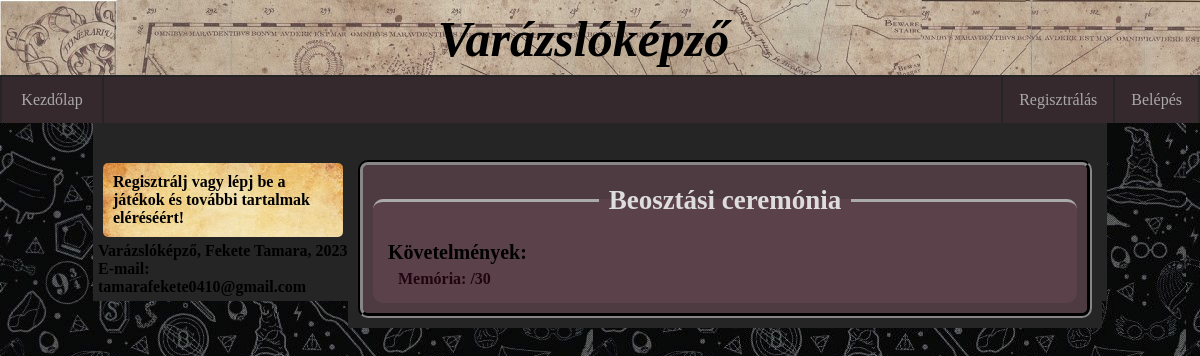
Screenshot of /missions.php with the database file from the repository.
### tables this page shows
CREATE TABLE `quests` (
  `id` int(11) NOT NULL,
  `name` varchar(30) NOT NULL,
  `file` varchar(30) NOT NULL,
  `housereq` varchar(20) NOT NULL,
  `memoryreq` int(11) NOT NULL,
  `spellreq` int(11) DEFAULT NULL,
  `questreq` int(11) DEFAULT NULL
);

### missions.php (the view, shortened to what this page needs)
<!DOCTYPE html>
<html>
<head>
<link rel="stylesheet" type="text/css" href="style.css"/>
</head>
<body>
<div id="header">
<h1>Varázslóképző</h1>
</div>
<?php
include 'topnav.php';
?>
<div id="wrap">
<?php
include 'sidenav.php';
?>
<div id="tartalom">
<?php
include ("adat.php");
$eredmeny = $kapcs -> query("SELECT * FROM quests ");
$d = mysqli_num_rows($eredmeny);
$mem = $kapcs ->query("SELECT memory FROM profil WHERE username = '".$_SESSION['user']."'");
$mem = $mem->fetch_assoc();
while($sor = $eredmeny->fetch_assoc()){
	if($sor['questreq']!=NULL){
	$q = "SELECT quest_id FROM finished_quest WHERE user = '".$_SESSION['user']."' AND quest_id = '".$sor['questreq']."'";
	$q = mysqli_query($kapcs, $q);
	$q = mysqli_num_rows($q);
	}
	else $q=1;
	if(str_contains($sor['housereq'], $_SESSION['house']) && $q){
		$search = $kapcs -> query("SELECT * FROM finished_quest WHERE user = '".$_SESSION['user']."' AND quest_id = '".$sor['id']."'");
		$m = mysqli_num_rows($search);
		if($m>0) echo '<div class="queststart_finished">';
		else echo '<div class="queststart">';
	echo '<fieldset><legend><b>';
	echo $sor['name'].'</b></legend><b>';
	if($sor['memoryreq']>0 or $sor['spellreq']!=NULL) echo '<h3>Követelmények:</h3>';
	if($sor['memoryreq']>$mem['memory'])
		echo '<p>Memória: '.$mem['memory'].'/'.$sor['memoryreq'].'</p>';
	else {
		if($sor['memoryreq']>0) echo '<p>✓Memória</p>';
	}
	echo '</div>';
	}
	else $d--;
}
?>
</div>
<div id="footer">
<p>Varázslóképző, Fekete Tamara, 2023</p>
<p>E-mail: tamarafekete0410@gmail.com</p>
</div>
</div>
</body>
</html>

### style.css (style rules this page uses)
* { padding: 0; margin: 0; }
body { background-image: url("images/pattern.jpg"); padding: 0; margin: 0; }
#wrap { padding: 5px; background: #252525; width: 1004px; margin: auto; }
#header { background-image: url("images/back.jpg"); width: max; height: 75px; }
#header h1 { text-align: center; font-size: 50px; padding: 10px 33px 0 0; font-family: Book Antiqua; font-style: italic; }
#tartalom { float: right; width: 734px; padding: 10px; margin-top: 22px; background:#252525; height: 100%; }
#KK, #FO, #LAK, #LAF, h1 { text-align: center; margin-bottom: 20px; }
#tartalom p { color: #696969; font-size: 16px; text-align: right; line-height: 1.2; }
legend { color: #EEEEEE; padding: 10px; font-size: 20px; }
fieldset { border: 3px solid #EEEEEE; border-radius: 10px; background-color: rgba(96, 101, 105, 0.5); }
.queststart { background-color:rgba(120, 80, 95, 0.5); border: 5px groove #333333; border-radius: 10px; font-family: "Garamond"; }
.queststart legend, .queststart_finished legend { padding: 10px; text-align: center; font-size: 27px; color: #dddddd; }
.queststart fieldset, .queststart_finished fieldset { margin: 10px; padding: 10px; border: 3px solid #aaaaaa; border-bottom: none; border-left: none; border-right: none; background-color:rgba(120, 80, 95, 0.3); }
.queststart h3, .queststart_finished h3 { font-size: 20px; padding: 5px; }
#tartalom .queststart p, #tartalom .queststart_finished p { text-align: left; padding-left:15px; color: #200510; padding-bottom: 5px; }

### rows the page displays
quests: name "Beosztási ceremónia", shows "Követelmények:", memoryreq "30"
